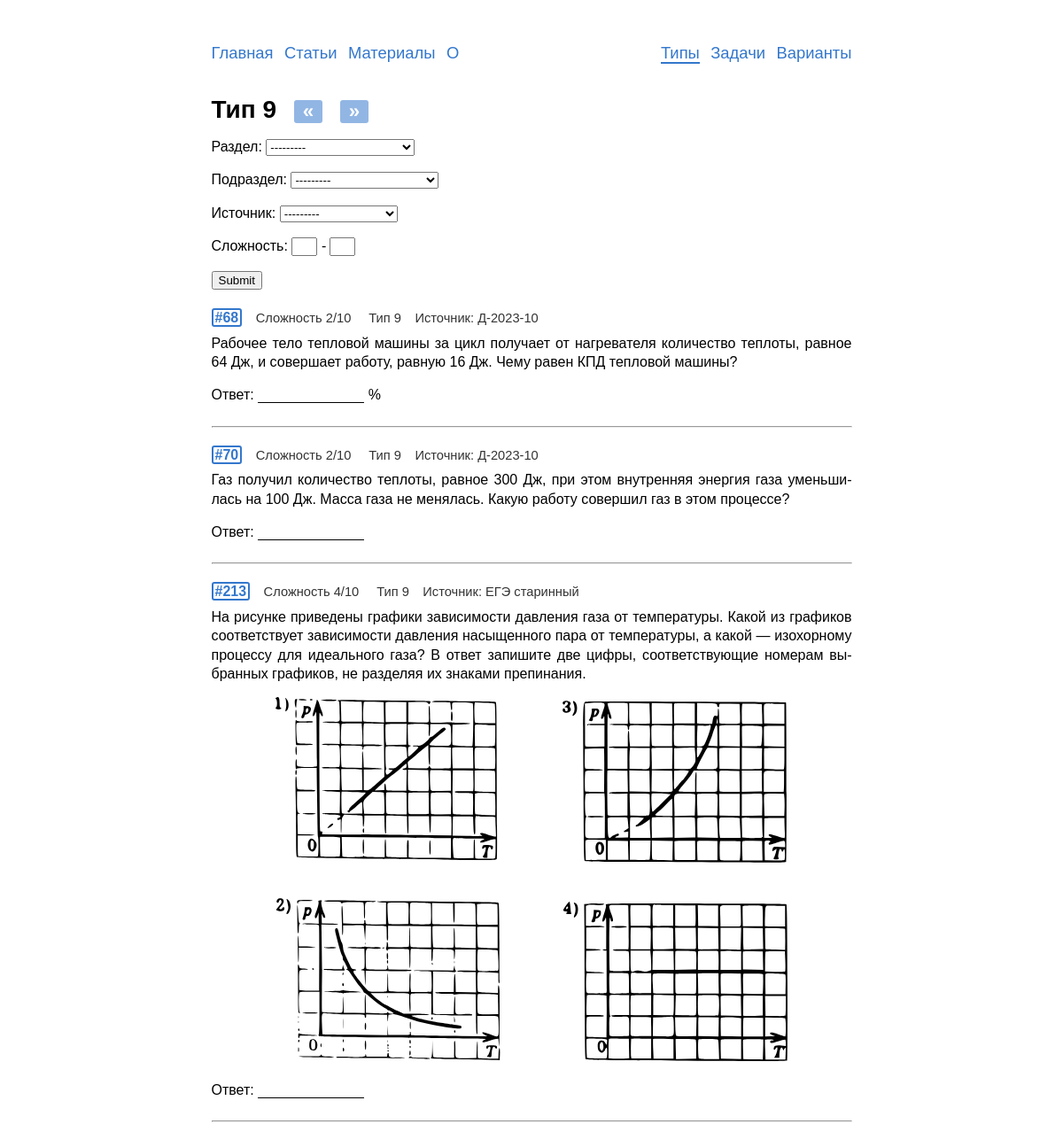
Screenshot of /types/9/ with the database file from the repository.
### problems/models.py (models this page shows, shortened)
class Problem(models.Model):
    objects = ProblemManager()
    text = models.TextField('условие',
                            max_length=6000,
                            help_text='Максимум 6 тыс. символов '
                            '(если мало - обратитесь к создательнице сайта)')
    solution = models.TextField('решение',
                                max_length=6000,
                                help_text='Максимум 6 тыс. символов',
                                blank=True,
                                null=True)
    answer = models.TextField('ответ',
                              max_length=1000,
                              help_text='Максимум 1 тыс. символов',
                              blank=True,
                              null=True)
    complexity = models.PositiveSmallIntegerField('сложность',
                                                  help_text=('число от 1 до 10'
                                                             ' включительно'),
                                                  blank=True,
                                                  null=True,
                                                  validators=(
                                                      [MinValueValidator(1),
                                                       MaxValueValidator(10)]))
    author = models.ForeignKey(User,
                               on_delete=models.CASCADE,
                               editable=False,
                               verbose_name='автор')
    date = models.DateField('дата добавления',
                            auto_now_add=True)
    tags = models.ManyToManyField(Tag,
                                  verbose_name='тэги',
                                  blank=True)
    source = models.ForeignKey(Source,
                               on_delete=models.CASCADE,
                               verbose_name='источник',
                               blank=True,
                               null=True)
    category = models.ForeignKey(Category,
                                 on_delete=models.CASCADE,
                                 verbose_name='раздел',
                                 blank=True,
                                 null=True)
    subcategory = models.ForeignKey(Subcategory,
                                    on_delete=models.CASCADE,
                                    verbose_name='подраздел',
                                    blank=True,
                                    null=True)
    type_ege = models.ForeignKey(TypeInEGE,
                                 on_delete=models.CASCADE,
                                 verbose_name='Тип задания',
                                 null=True)
    class Meta:
        verbose_name = 'задача'
        verbose_name_plural = 'задачи'
        default_related_name = 'problems'
    def get_absolute_url(self):
        return reverse('problems:detail', kwargs={'pk': self.pk})

class TypeInEGE(models.Model):
    objects = TypeInEGEManager()
    number = models.PositiveSmallIntegerField('номер')
    max_score = models.PositiveSmallIntegerField('максимальное количество'
                                                 ' баллов')
    part_ege = models.ForeignKey(PartOfEGE,
                                 on_delete=models.CASCADE,
                                 verbose_name='часть ЕГЭ',
                                 default=1)
    class Meta:
        verbose_name = 'тип'
        verbose_name_plural = 'типы'
        default_related_name = 'type'
        ordering = ['number']

class Source(models.Model):
    name = models.CharField('название',
                            max_length=500,
                            help_text='Максимум 500 символов')
    class Meta:
        verbose_name = 'источник'
        verbose_name_plural = 'источники'
        default_related_name = 'source'
        ordering = ['name']
    def __str__(self):
        return self.name

### typesinege/views.py (the view)
# urls.py: path('', views.ProblemsView.as_view(), name='list'),
class ProblemsView(ListView):
    model = Problem
    template_name = 'problems/problems_list.html'
    context_object_name = 'problems'
    filter = ProblemTypeFilter
    paginate_by = 40
    def get_queryset(self):
        number = self.kwargs['number']
        self.type = get_object_or_404(TypeInEGE, number=number)
        queryset = Problem.objects.filter(type_ege=self.type).order_by('id')
        self.filterset = self.filter(self.request.GET, queryset=queryset)
        return self.filterset.qs
    def get_context_data(self, **kwargs):
        data = super().get_context_data(**kwargs)
        num = self.kwargs['number']
        data['filter'] = ProblemTypeFilter(self.request.GET,
                                           queryset=self.get_queryset())
        data['title'] = f'Тип {num}'
        data['next_type'] = (TypeInEGE.objects
                                      .all()
                                      .filter(number=int(num) + 1)
                                      .exists())
        data['previous_type'] = (TypeInEGE.objects
                                          .all()
                                          .filter(number=int(num) - 1)
                                          .exists())
        data['type_num'] = num
        return data

### problems/models.py (called while the page is built)
    def __str__(self):
        return self.name

    def get_queryset(self):
        queryset = super().get_queryset()
        queryset = queryset.annotate(problems_count=Count('problems'))
        return queryset

### problems/templatetags/abbr.py (called while the page is built)
def replace_by_dic(el, dic):
    for i, j in dic.items():
        el = el.replace(i, j)
    return el

@register.filter()
@stringfilter
def abbr(value):
    return replace_by_dic(value, abbr_dic)

### problems/templatetags/markdown_extras.py (called while the page is built)
@register.filter()
@stringfilter
def markdown(value):
    return md.markdown(value, extensions=['markdown.extensions.fenced_code',
                                          'footnotes'])

### problems/templatetags/ziamath_filter.py (called while the page is built)
@register.filter()
def ziamath_filter(text):
    text = re.sub(r'\$\$([^$]*?)\$\$', render_formula, text, flags=re.DOTALL)
    text = re.sub(r'\$([^$]*?)\$', render_formula, text)
    return text

### templates/problems/problems_list.html (shortened to what this page needs)
{% extends "base.html" %}
{% load markdown_extras %}
{% load ziamath_filter %}
{% load abbr %}
{% load save_parameters %}
{% load static %}
{% block content %}
  <h1>{{title}}
    {% if previous_type %}
      <a class="lnk_btn no-print" href="/types/{{type_num|add:"-1"}}" title="Тип {{type_num|add:"-1"}}">«</a>
    {% endif %}
    {% if next_type %}
      <a class="lnk_btn no-print" href="/types/{{type_num|add:"+1"}}" title="Тип {{type_num|add:"+1"}}">»</a>
    {% endif %}
  </h1>
  <form method="get" class="no-print">
    {{ filter.form.as_p }}
    <input type="submit" />
  </form>
  {% for problem in page_obj %}
  <div class="rel">
    <div class="id-in-list">
      <a href="{{problem.get_absolute_url}}"><span class='id-number bold'>#{{problem.id}}</span></a>
      <span class="compl">Сложность {{problem.complexity}}/10</span>&nbsp;
      <span class="compl">Тип {{problem.type_ege.number}}</span>
      {% if problem.source %}<span class="compl">Источник: {{problem.source}}</span>{% endif %}
    </div>
    <div class="problem">{{problem.text|abbr|ziamath_filter|markdown|safe}}</div>
  </div><hr class=mb20>
  {% empty %}
    <p>Ничего не нашлось {{":("}}</p>
    <p>Попробуйте другой фильтр.</p>
  {% endfor %}
{% endblock %}

### static/css/style.css (style rules this page uses)
html { overflow-y: scroll; }
body { -webkit-hyphens: auto; -moz-hyphens: auto; -ms-hyphens: auto; hyphens: auto; margin: 0px auto; width: 723px; max-width: 100%; font-family: Tahoma, Arial; text-align: justify; font-size: 12pt; line-height: 16pt; margin-bottom:12ex; }
h1, h2, h3, h4, h5, h6 { text-align: left; }
h1 { font-size:21pt; }
.problem { overflow-y: auto; overflow-x: hidden; }
.bold { font-weight:900; }
.id-number { border: 2px solid #3377cc; border-radius: 3px; padding: 0px 2px 0px 2px; }
.rel { position: relative; }
form + .rel { margin-top:2.5ex; }
.id-in-list { margin-bottom:-10px; display: flex; flex-wrap: wrap; align-items: center; line-height: 17pt; }
.compl { padding-left:2ex; font-size: 11pt; font-family: Arial; color: #333333; }
.ans { border-bottom: 1.3px solid black; white-space: pre; }
a { text-decoration: none; color: #3377cc; }
input[name="complexity_min"], input[name="complexity_max"] { width: 3ex; text-align: center; }
input[name="complexity_max"] { margin-left:3pt; }
.mw200 { min-width: 200px; }
.mb20 { margin-bottom:20px; }
.center { margin: 0px auto; text-align: center; }
a.lnk_btn { border-radius: 3px; background-color: #3377ccaa; font-weight:900; color: white; line-height:inherit; padding: 2px 10px 3px; }
h1>a.lnk_btn { margin-left:1ex; font-size:80%; padding: 0px 10px 1px; background-color: #3377cc88; }

### rows the page displays
Problem: id "68", complexity "2", type_ege.number "9", source "Д-2023-10", text|abbr "Рабочее тело тепловой машины за цикл получает от нагревателя количество теплоты, равное 64 Дж, и совершает работу, равную 16 Дж. Чему равен КПД тепловой машины? Ответ: %"
Problem: id "70", complexity "2", type_ege.number "9", source "Д-2023-10", text|abbr "Газ получил количество теплоты, равное 300 Дж, при этом внутренняя энергия газа уменьшилась на 100 Дж. Масса газа не менялась. Какую работу совершил газ в этом процессе? Ответ:"
Problem: id "213", complexity "4", type_ege.number "9", source "ЕГЭ старинный", text|abbr "На рисунке приведены графики зависимости давления газа от температуры. Какой из графиков соответствует зависимости давления насыщенного пара от температуры, а какой — изохорному процессу для идеального газа? В ответ запишите две цифры, соответствующие номерам выбранных графиков, не разделяя их знаками препинания. Ответ:", text|abbr (picture)

### other values shown
{{ title }} "Тип 9"
